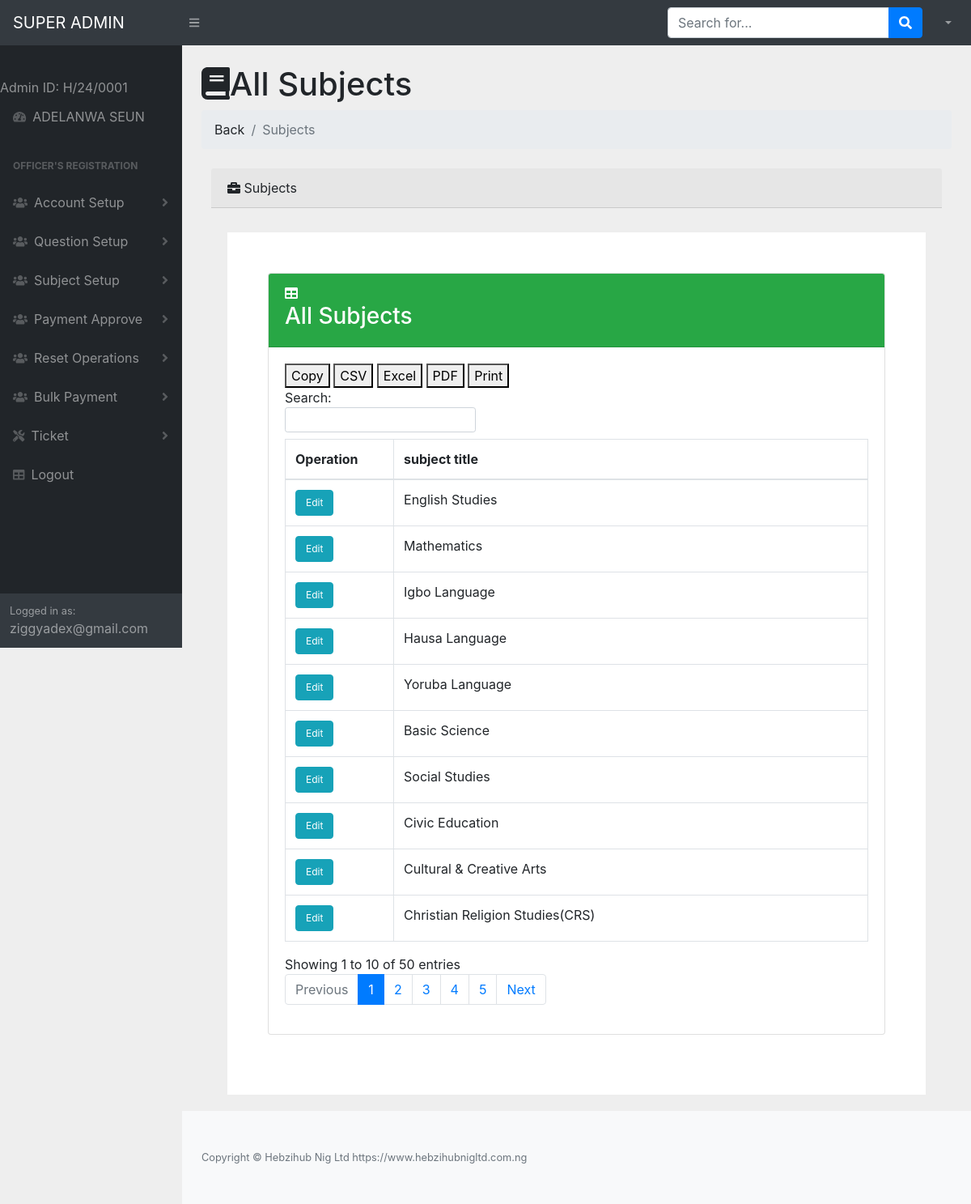
/super-admin/view_subject.php (signed in), run on the app's committed database.
### tables this page shows
CREATE TABLE `00admin_login_table` (
  `id` int(11) NOT NULL,
  `token` text NOT NULL,
  `admincode` text NOT NULL,
  `photo` text NOT NULL,
  `username` text NOT NULL,
  `password` text NOT NULL,
  `fullname` text NOT NULL,
  `phone` text NOT NULL,
  `gender` text NOT NULL,
  `department` text NOT NULL,
  `acct_level` enum('tier1','tier2','tier3') NOT NULL,
  `registrar` text NOT NULL,
  `date_reg` text NOT NULL
);

CREATE TABLE `40_all_subject` (
  `id` int(11) NOT NULL,
  `sub_id` text NOT NULL,
  `sub_title` text NOT NULL
);

### connect.php (called while the page is built)
<?php
        $this->host = 'localhost';
        $this->username = 'root';
        $this->password = '';
        $this->database = 'gvcropve_eschool-cbt';

### super-admin/index_header.php (called while the page is built, shortened)
<?php
include("../config.php");
$Loader = new Loader();
if(isset($_SESSION['password']) AND !empty($_SESSION['username']))
{
   $Loader->query='SELECT * FROM `00admin_login_table` WHERE `password`="'.$_SESSION['password'].'" AND `username`="'.$_SESSION['username'].'"';
		 if($result = $Loader->query_result()){
			foreach($result as $row)
			{
			$admincode    =  $row['admincode'];
			$username     =  $row['username'];
			$fullname     =  $row['fullname'];
			}
		 }
}
else
{
	 header("Location:  logout.php");
}
?>

### config.php (called while the page is built, shortened)
<?php
class Loader{
	var $host;
	var $username;
	var $password;
	var $database;
	var $connect;
	var $query;
	var $data;
	var $statement;
	function __construct()
	{
		require("connect.php");
		$this->connect = new PDO("mysql:host=$this->host; dbname=$this->database", "$this->username", "$this->password");
	}
	function execute_query()
	{
		$this->statement = $this->connect->prepare($this->query);
		$this->statement->execute($this->data);
	}
	function query_result()
	{
		$this->execute_query();
		return $this->statement->fetchAll();
	}
 }
?>

### super-admin/view_subject.php (the view, shortened to what this page needs)
<?php
			include("index_header.php");
			?>
<!DOCTYPE html>
<html lang="en">
    <head>
		<?php
		include("../header.php");
		?>
    </head>
  <body class="sb-nav-fixed">
        <nav class="sb-topnav navbar navbar-expand navbar-dark bg-dark">
				<?php
				require("dashboard_head.php");
				?>
        </nav>
        <div id="layoutSidenav">
            <div id="layoutSidenav_nav">
				<?php
				require("sidebar.php");
				?>
		  </div>
		   <div id="layoutSidenav_content">
                <main>
                    <div class="container-fluid">
                        <h1 class="mt-4">
					          <i class="fas fa-book"></i>All Subjects
						</h1>
                        <ol class="breadcrumb mb-4">
                            <li class="breadcrumb-item"onclick="GoBackHandler()"> Back</li>
                            <li class="breadcrumb-item active">Subjects </li>
                        </ol>
						   <div class="col-md-12">
												<div class="card-header">
													<i class="fas fa-briefcase"></i>
                                                    Subjects
												</div>
												<div class="card-body">
		 <div class="table-responsive">
	   		    <div id="otpupdatebox" style="background-color:white; padding:50px;margin-top:10px">
                    <?php
                                    echo'
                                    <div class="card mb-4">
                                                                <div class="card-header bg bg-success text-white">
                                                                    <i class="fas fa-table mr-1"></i>
                                                                <h3>All Subjects   </h3>
                                                                </div>
                                        <div class="card-body">
                                            <div class="table-responsive">
                                                        <table class="table table-bordered" id="dataTable_5" width="100%" cellspacing="0">
                                                                            <thead>
                                                                            <tr>
                                                                                <th>Operation </th>
                                                                                <th>subject title</th>
                                                                            </tr>
                                                                        </thead>
                                                                        <tbody> ';
                                                                            $Loader->query ="SELECT * FROM `40_all_subject` ";
                                                                            $result = $Loader->query_result();
                                                                            foreach($result as $active)
                                                                            {
                                                                            echo"<tr role='row' class='odd'>
                                                                                <td>
                                                                                  <a href='edit_data.php?data_id=".$active['id']."&name=subject'>
                                                                                    <b class='btn btn-info myFont'> Edit  </b>
                                                                                  </a>
                                                                                </td>
                                                                              <td>
                                                                              ".$active['sub_title']."
                                                                              </td>
                                                                            </tr>
                                                                            ";
                                                                        }
                                                                echo'</tbody>
                                                    </table>
                                                </div>
                                            </div>
                                        </div>';
                    ?>
			   </div>
			</div>
			</div>
			</div>
				  </div>
                </main>
			   <footer class="py-4 bg-light mt-auto">
                   <?php
				   require("../footer.php");
				   ?>
                </footer>
            </div>
        </div>
    </body>
</html>

### super-admin/sidebar.php (shortened to what this page needs)
         <nav class="sb-sidenav accordion sb-sidenav-dark" id="sidenavAccordion">
             <div class="sb-sidenav-menu">
                 <div class="nav">
                     <div class="sb-sidenav-menu-heading">
</div>
 Admin ID: <?php echo"$admincode"; ?>
                     <a class="nav-link" href="index.php">
                         <div class="sb-nav-link-icon"><i class="fas fa-tachometer-alt"></i></div>
                         <?php echo"$fullname"; ?>
                     </a>
                     <div class="sb-sidenav-menu-heading">Officer's Registration</div>
 <a class="nav-link collapsed" href="#" data-toggle="collapse" data-target="#collapseLayouts" aria-expanded="false" aria-controls="collapseLayouts">
                         <div class="sb-nav-link-icon"><i class="fa fa-users"></i></div>
                         Account Setup
                         <div class="sb-sidenav-collapse-arrow"><i class="fas fa-angle-down"></i></div>
                     </a>
 <a class="nav-link collapsed" href="#" data-toggle="collapse" data-target="#collapseQuesLayout" aria-expanded="false" aria-controls="collapseQuesLayout">
                         <div class="sb-nav-link-icon"><i class="fa fa-users"></i></div>
                         Question Setup
                         <div class="sb-sidenav-collapse-arrow"><i class="fas fa-angle-down"></i></div>
                     </a>
 <a class="nav-link collapsed" href="#" data-toggle="collapse" data-target="#collapseSubjectLayout" aria-expanded="false" aria-controls="collapseSubjectLayout">
                         <div class="sb-nav-link-icon"><i class="fa fa-users"></i></div>
                         Subject Setup
                         <div class="sb-sidenav-collapse-arrow"><i class="fas fa-angle-down"></i></div>
                     </a>
 <a class="nav-link collapsed" href="#" data-toggle="collapse" data-target="#collapseStuSubLayout" aria-expanded="false" aria-controls="collapseStuSubLayout">
                         <div class="sb-nav-link-icon"><i class="fa fa-users"></i></div>
                         Payment Approve
                         <div class="sb-sidenav-collapse-arrow"><i class="fas fa-angle-down"></i></div>
                     </a>
 <a class="nav-link collapsed" href="#" data-toggle="collapse" data-target="#collapseResetDataLayout" aria-expanded="false" aria-controls="collapseResetDataLayout">
                         <div class="sb-nav-link-icon"><i class="fa fa-users"></i></div>
                        Reset Operations
                         <div class="sb-sidenav-collapse-arrow"><i class="fas fa-angle-down"></i></div>
                     </a>
 <a class="nav-link collapsed" href="#" data-toggle="collapse" data-target="#collapseBulkPayment" aria-expanded="false" aria-controls="collapseBulkPayment">
                         <div class="sb-nav-link-icon"><i class="fa fa-users"></i></div>
                       Bulk Payment
                         <div class="sb-sidenav-collapse-arrow"><i class="fas fa-angle-down"></i></div>
                     </a>
                     <a style="color:<?php echo$text_code;?>" class="nav-link collapsed" href="#" data-toggle="collapse" data-target="#collapseCreateTicket" aria-expanded="false" aria-controls="collapseCreateTicket">
                         <div class="sb-nav-link-icon"><i style="color:<?php echo$text_code;?>" class="fa fa-tools"></i></div>
                         Ticket
                         <div class="sb-sidenav-collapse-arrow"><i style="color:<?php echo$text_code;?>" class="fas fa-angle-down"></i></div>
                     </a>
                     <a class="nav-link" href="logout.php">
                         <div class="sb-nav-link-icon"><i class="fas fa-table"></i></div>
                         Logout
                     </a>
                 </div>
             </div>
             <div class="sb-sidenav-footer">
                 <div class="small">Logged in as:</div>
                <?php echo"$username"; ?>
             </div>
         </nav>

### super-admin/view_subject.php (style rules this page uses)
.myFont { font-size:12px }

### data on the page
00admin_login_table: admincode "H/24/0001", fullname "ADELANWA SEUN", username "ziggyadex@gmail.com"
40_all_subject: sub_title "English Studies"
40_all_subject: sub_title "Mathematics"
40_all_subject: sub_title "Igbo Language"
40_all_subject: sub_title "Hausa Language"
40_all_subject: sub_title "Yoruba Language"
40_all_subject: sub_title "Basic Science"
40_all_subject: sub_title "Social Studies"
40_all_subject: sub_title "Civic Education"
40_all_subject: sub_title "Cultural & Creative Arts"
40_all_subject: sub_title "Christian Religion Studies(CRS)"
